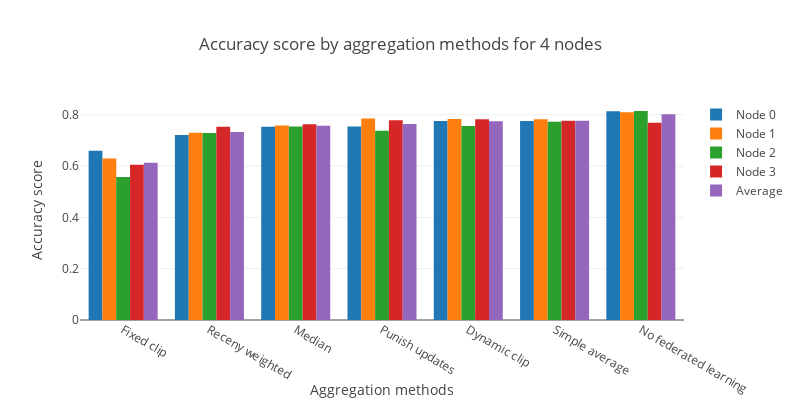

Here is the notebook cell this chart was saved with:
### Code cell
fig=go.Figure()
for node in range(n_nodes):
    fig.add_trace(go.Bar(x=processed_aggregation_names, y=[val[node] for val in by_node_averages],name=f"Node {node}"))
fig.add_trace(go.Bar(x=processed_aggregation_names, y=aggregation_averages,name="Average"))
fig.update_layout(template="none", title=f"Accuracy score by aggregation methods for {NODE_COUNT} nodes",
                  width=800,height=400)
fig.update_xaxes(title="Aggregation methods")
fig.update_yaxes(title="Accuracy score")
fig.write_image(f"./../figs/Average_score_by_aggregation_{NODE_COUNT}_nodes.svg")
fig.show()

### Figure 1 — Plotly figure (JSON) as saved in the notebook; plotly's stock layout.template omitted (floating-point values rounded to 4 significant figures)
{"data": [{"name": "Node 0", "type": "bar", "x": ["Fixed clip", "Receny weighted", "Median", "Punish updates", "Dynamic clip", "Simple average", "No federated learning"], "y": [0.6593, 0.7208, 0.7534, 0.7546, 0.7759, 0.7754, 0.8137]}, {"name": "Node 1", "type": "bar", "x": ["Fixed clip", "Receny weighted", "Median", "Punish updates", "Dynamic clip", "Simple average", "No federated learning"], "y": [0.6291, 0.7296, 0.758, 0.7851, 0.7839, 0.7829, 0.8102]}, {"name": "Node 2", "type": "bar", "x": ["Fixed clip", "Receny weighted", "Median", "Punish updates", "Dynamic clip", "Simple average", "No federated learning"], "y": [0.5572, 0.729, 0.7541, 0.7373, 0.7561, 0.773, 0.8147]}, {"name": "Node 3", "type": "bar", "x": ["Fixed clip", "Receny weighted", "Median", "Punish updates", "Dynamic clip", "Simple average", "No federated learning"], "y": [0.6047, 0.7536, 0.7634, 0.7788, 0.7827, 0.7769, 0.7691]}, {"name": "Average", "type": "bar", "x": ["Fixed clip", "Receny weighted", "Median", "Punish updates", "Dynamic clip", "Simple average", "No federated learning"], "y": [0.6126, 0.7333, 0.7572, 0.764, 0.7747, 0.7771, 0.8019]}], "layout": {"height": 400, "title": {"text": "Accuracy score by aggregation methods for 4 nodes"}, "width": 800, "xaxis": {"title": {"text": "Aggregation methods"}}, "yaxis": {"title": {"text": "Accuracy score"}}}}
